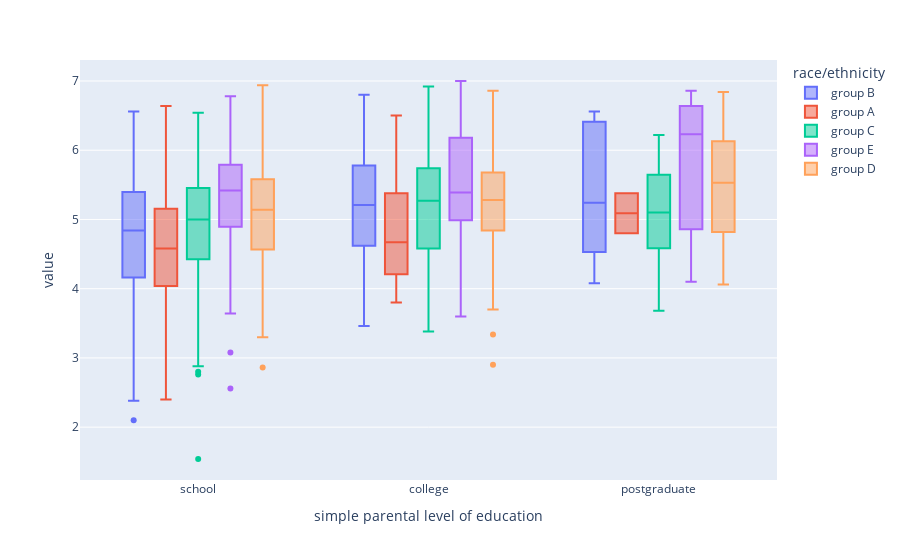

Here is the notebook cell this chart was saved with:
### Markdown cell above
## Visualizaciones [0.5 Puntos]

Ahora, implemente un gráfico de caja en donde se muestre el GPA con respecto al nivel educacional y que la variable de color sea la etnicidad y luego comente.

### Code cell
fig = px.box(df_grades, y=['GPA'],x='simple parental level of education',color='race/ethnicity')
fig.show()

### Figure 1 — Plotly figure (JSON) as saved in the notebook; plotly's stock layout.template omitted (floating-point values rounded to 4 significant figures; data arrays with more than 128 entries replaced by an {"elided": "..."} marker saying what was removed)
{"data": [{"alignmentgroup": "True", "hovertemplate": "race/ethnicity=group B<br>simple parental level of education=%{x}<br>value=%{y}<extra></extra>", "legendgroup": "group B", "marker": {"color": "#636efa"}, "name": "group B", "notched": false, "offsetgroup": "group B", "orientation": "v", "showlegend": true, "type": "box", "x": {"elided": "166 str values"}, "x0": " ", "xaxis": "x", "y": {"elided": "166 float values"}, "y0": " ", "yaxis": "y"}, {"alignmentgroup": "True", "hovertemplate": "race/ethnicity=group A<br>simple parental level of education=%{x}<br>value=%{y}<extra></extra>", "legendgroup": "group A", "marker": {"color": "#EF553B"}, "name": "group A", "notched": false, "offsetgroup": "group A", "orientation": "v", "showlegend": true, "type": "box", "x": ["college", "school", "college", "college", "college", "college", "college", "school", "school", "school", "college", "school", "college", "postgraduate", "school", "school", "college", "school", "school", "college", "school", "school", "school", "school", "school", "school", "postgraduate", "school", "college", "school", "school", "school", "school", "school", "college", "college", "college", "college", "school", "school", "school", "school", "school", "college", "school", "school", "school", "college", "school", "school", "school", "school", "college", "school", "college", "school", "school", "school", "college", "school", "school", "school", "school", "school", "school", "college", "school", "school", "school", "college", "school", "college", "school", "school", "college", "school", "school"], "x0": " ", "xaxis": "x", "y": [5.78, 3.46, 4.7, 5.02, 4.84, 3.96, 4.36, 4.96, 3.78, 4.84, 4.98, 4.26, 5.18, 4.8, 4.28, 4.24, 4.64, 4.68, 4.32, 4, 5.08, 2.4, 4.02, 5.38, 4.1, 4.68, 5.38, 6.64, 4.56, 4.12, 3.94, 4.1, 5.4, 6, 6.16, 4.08, 6.5, 5.52, 4.58, 5.08, 3.68, 3.88, 5.02, 3.8, 4.76, 3.36, 5.18, 4.54, 3.24, 6.34, 4.14, 5.66, 6.36, 5.72, 4.02, 5.62, 3.68, 3.48, 5.86, 3.6, 4.5, 5.68, 3.82, 5.08, 5.48, 5.24, 5.7, 4.38, 4.56, 4.34, 4.9, 4.64, 5.02, 4.66, 3.96, 4.54, 5.48], "y0": " ", "yaxis": "y"}, {"alignmentgroup": "True", "hovertemplate": "race/ethnicity=group C<br>simple parental level of education=%{x}<br>value=%{y}<extra></extra>", "legendgroup": "group C", "marker": {"color": "#00cc96"}, "name": "group C", "notched": false, "offsetgroup": "group C", "orientation": "v", "showlegend": true, "type": "box", "x": {"elided": "272 str values"}, "x0": " ", "xaxis": "x", "y": {"elided": "272 float values"}, "y0": " ", "yaxis": "y"}, {"alignmentgroup": "True", "hovertemplate": "race/ethnicity=group E<br>simple parental level of education=%{x}<br>value=%{y}<extra></extra>", "legendgroup": "group E", "marker": {"color": "#ab63fa"}, "name": "group E", "notched": false, "offsetgroup": "group E", "orientation": "v", "showlegend": true, "type": "box", "x": ["school", "school", "college", "college", "school", "school", "school", "college", "school", "college", "school", "school", "school", "school", "school", "college", "college", "postgraduate", "school", "school", "school", "school", "college", "college", "school", "school", "school", "postgraduate", "school", "school", "college", "school", "college", "school", "school", "college", "school", "college", "college", "college", "school", "college", "school", "school", "college", "college", "college", "college", "college", "school", "school", "college", "college", "college", "school", "college", "college", "college", "school", "school", "school", "school", "school", "school", "school", "college", "college", "college", "college", "school", "college", "college", "school", "school", "college", "school", "college", "school", "school", "school", "school", "college", "school", "college", "postgraduate", "college", "college", "school", "college", "school", "postgraduate", "college", "school", "college", "college", "school", "school", "school", "college", "school", "school", "school", "college", "college", "school", "college", "school", "school", "college", "postgraduate", "college", "school", "school", "postgraduate", "college", "college", "college", "college", "school", "school", "school"], "x0": " ", "xaxis": "x", "y": [5.64, 5.76, 5.54, 6.14, 5.96, 5.1, 6.14, 6.24, 5.42, 6.34, 5.1, 6.2, 5.36, 6.32, 5.1, 5.22, 5.92, 6.86, 5.52, 4.06, 6, 4.88, 5.2, 5.84, 4.74, 4.52, 4.36, 4.1, 3.64, 4.5, 4.98, 6.64, 5.14, 5.4, 5.56, 5.82, 5.84, 6.22, 6.22, 7, 4.88, 5, 5.52, 5.38, 4.2, 6.42, 4.82, 6.98, 5.88, 5.56, 5.72, 6.86, 5.34, 3.6, 5.82, 5.5, 5.7, 6.06, 2.56, 5.62, 4.04, 5.6, 5.72, 6.32, 5.68, 5, 7, 5.26, 6.76, 4.02, 4.86, 6.24, 6, 4.94, 4.62, 5.26, 5.48, 5.54, 5.08, 5.2, 4.66, 5.12, 6.3, 3.66, 6.18, 3.76, 5.28, 5.36, 4.42, 5.34, 6.64, 5.08, 6.78, 5.78, 6.52, 5.46, 5.52, 5.8, 4.8, 5.74, 4.44, 3.08, 5.08, 5.22, 5.9, 5.74, 4.98, 5.34, 4.96, 6.28, 4.44, 6.18, 5.94, 4.86, 5.44, 7, 4.12, 5.26, 4.62, 4.34, 5.2], "y0": " ", "yaxis": "y"}, {"alignmentgroup": "True", "hovertemplate": "race/ethnicity=group D<br>simple parental level of education=%{x}<br>value=%{y}<extra></extra>", "legendgroup": "group D", "marker": {"color": "#FFA15A"}, "name": "group D", "notched": false, "offsetgroup": "group D", "orientation": "v", "showlegend": true, "type": "box", "x": {"elided": "239 str values"}, "x0": " ", "xaxis": "x", "y": {"elided": "239 float values"}, "y0": " ", "yaxis": "y"}], "layout": {"boxmode": "group", "legend": {"title": {"text": "race/ethnicity"}, "tracegroupgap": 0}, "margin": {"t": 60}, "xaxis": {"anchor": "y", "domain": [0, 1], "title": {"text": "simple parental level of education"}}, "yaxis": {"anchor": "x", "domain": [0, 1], "title": {"text": "value"}}}}
